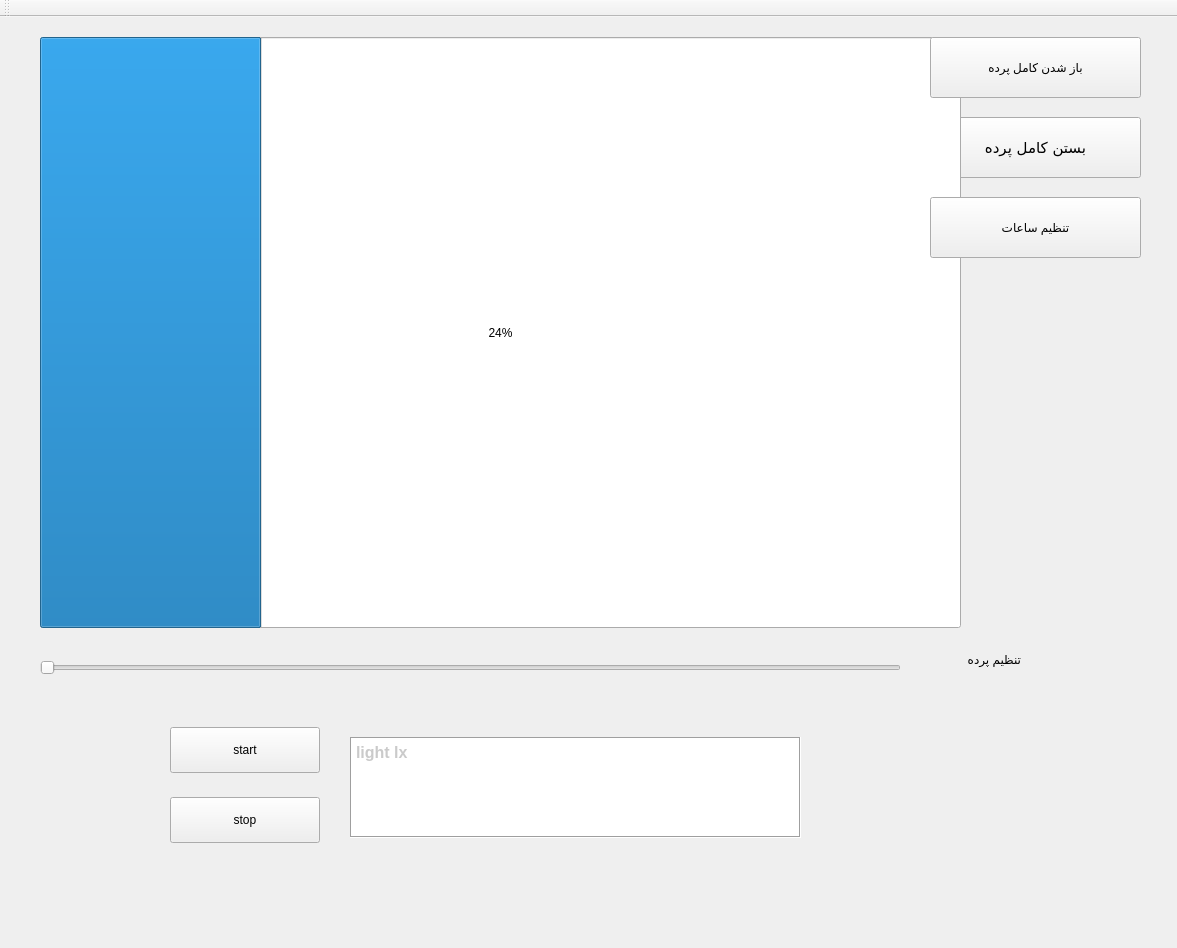
<?xml version="1.0" encoding="UTF-8"?>
<ui version="4.0">
 <class>MainWindow</class>
 <widget class="QMainWindow" name="MainWindow">
  <property name="geometry">
   <rect>
    <x>0</x>
    <y>0</y>
    <width>1177</width>
    <height>948</height>
   </rect>
  </property>
  <property name="windowTitle">
   <string>MainWindow</string>
  </property>
  <widget class="QWidget" name="centralwidget">
   <widget class="QPushButton" name="closeButton">
    <property name="geometry">
     <rect>
      <x>930</x>
      <y>100</y>
      <width>211</width>
      <height>61</height>
     </rect>
    </property>
    <property name="font">
     <font>
      <family>B Nazanin</family>
      <pointsize>11</pointsize>
     </font>
    </property>
    <property name="cursor">
     <cursorShape>PointingHandCursor</cursorShape>
    </property>
    <property name="text">
     <string>بستن کامل پرده</string>
    </property>
   </widget>
   <widget class="QProgressBar" name="Bar">
    <property name="geometry">
     <rect>
      <x>40</x>
      <y>20</y>
      <width>921</width>
      <height>591</height>
     </rect>
    </property>
    <property name="value">
     <number>24</number>
    </property>
   </widget>
   <widget class="QSlider" name="sl">
    <property name="geometry">
     <rect>
      <x>40</x>
      <y>630</y>
      <width>861</width>
      <height>41</height>
     </rect>
    </property>
    <property name="cursor">
     <cursorShape>OpenHandCursor</cursorShape>
    </property>
    <property name="orientation">
     <enum>Qt::Horizontal</enum>
    </property>
   </widget>
   <widget class="QPushButton" name="openButton">
    <property name="geometry">
     <rect>
      <x>930</x>
      <y>20</y>
      <width>211</width>
      <height>61</height>
     </rect>
    </property>
    <property name="cursor">
     <cursorShape>PointingHandCursor</cursorShape>
    </property>
    <property name="text">
     <string>باز شدن کامل پرده</string>
    </property>
   </widget>
   <widget class="QLabel" name="label">
    <property name="geometry">
     <rect>
      <x>920</x>
      <y>630</y>
      <width>101</width>
      <height>25</height>
     </rect>
    </property>
    <property name="text">
     <string>تنظیم پرده</string>
    </property>
   </widget>
   <widget class="QToolButton" name="settingButton">
    <property name="geometry">
     <rect>
      <x>930</x>
      <y>180</y>
      <width>211</width>
      <height>61</height>
     </rect>
    </property>
    <property name="cursor">
     <cursorShape>PointingHandCursor</cursorShape>
    </property>
    <property name="text">
     <string>تنظیم ساعات</string>
    </property>
   </widget>
   <widget class="QTextEdit" name="text">
    <property name="geometry">
     <rect>
      <x>350</x>
      <y>720</y>
      <width>451</width>
      <height>101</height>
     </rect>
    </property>
    <property name="font">
     <font>
      <pointsize>15</pointsize>
      <weight>50</weight>
      <bold>false</bold>
     </font>
    </property>
    <property name="frameShape">
     <enum>QFrame::Box</enum>
    </property>
    <property name="html">
     <string>&lt;!DOCTYPE HTML PUBLIC &quot;-//W3C//DTD HTML 4.0//EN&quot; &quot;http://www.w3.org/TR/REC-html40/strict.dtd&quot;&gt;
&lt;html&gt;&lt;head&gt;&lt;meta name=&quot;qrichtext&quot; content=&quot;1&quot; /&gt;&lt;style type=&quot;text/css&quot;&gt;
p, li { white-space: pre-wrap; }
&lt;/style&gt;&lt;/head&gt;&lt;body style=&quot; font-family:'MS Shell Dlg 2'; font-size:15pt; font-weight:400; font-style:normal;&quot;&gt;
&lt;p style=&quot; margin-top:0px; margin-bottom:0px; margin-left:0px; margin-right:0px; -qt-block-indent:0; text-indent:0px;&quot;&gt;&lt;span style=&quot; font-size:12pt; font-weight:600; color:#cacaca;&quot;&gt;light lx&lt;/span&gt;&lt;/p&gt;&lt;/body&gt;&lt;/html&gt;</string>
    </property>
   </widget>
   <widget class="QPushButton" name="startButton">
    <property name="geometry">
     <rect>
      <x>170</x>
      <y>710</y>
      <width>150</width>
      <height>46</height>
     </rect>
    </property>
    <property name="text">
     <string>start</string>
    </property>
   </widget>
   <widget class="QPushButton" name="stopButton">
    <property name="geometry">
     <rect>
      <x>170</x>
      <y>780</y>
      <width>150</width>
      <height>46</height>
     </rect>
    </property>
    <property name="text">
     <string>stop</string>
    </property>
   </widget>
  </widget>
  <widget class="QMenuBar" name="menuBar">
   <property name="geometry">
    <rect>
     <x>0</x>
     <y>0</y>
     <width>1177</width>
     <height>38</height>
    </rect>
   </property>
  </widget>
  <widget class="QToolBar" name="toolBar">
   <property name="windowTitle">
    <string>toolBar</string>
   </property>
   <attribute name="toolBarArea">
    <enum>TopToolBarArea</enum>
   </attribute>
   <attribute name="toolBarBreak">
    <bool>false</bool>
   </attribute>
  </widget>
 </widget>
 <resources/>
 <connections/>
</ui>
